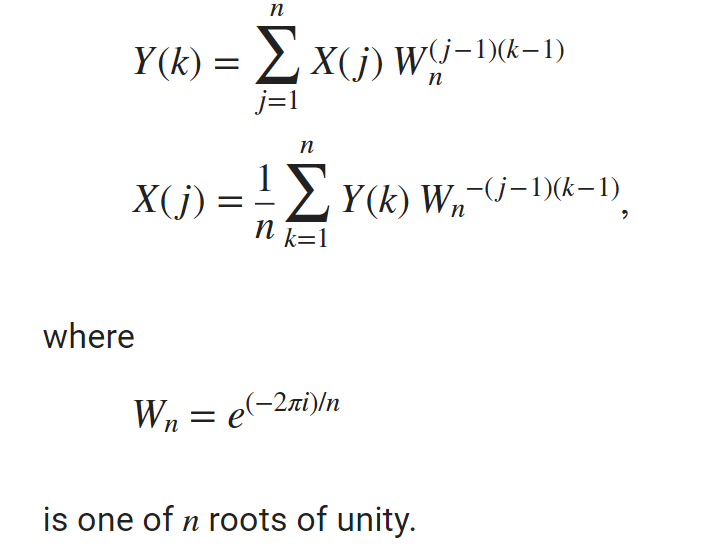
%> input picture FourierSeriesAndTransforms/images/DFT_MATLAB.png, 727 x 559 px
$ octave FourierSeriesAndTransforms.m   (GNU Octave 9; MATLAB toolbox functions it lacks are replaced by stand-ins)
%> lines starting %> are read from the running program, lines starting %| are printed output that depends on the picture
%% Fourier Series And Transforms
%% Clearing the workspace
close all;
clear;
clc;

%% 1. Introduction to DFT and FFT (applicable approach)

% In MATLAB both frequency and time axis are discrete. So we should use an
% operation that is applicable to discrete signals. Just fourier series of
% discrete signals has this property.
figure;
imshow("./images/DFT_MATLAB.png");

%% 2. Fourier Series of Discrete Time Signals
N = 1e1;
n = -N:N;
N0 = 5;
M0 = 3;
w0 = 2 * pi / N0;
w = M0 * w0;

x = sin(w * n);

figure('Name', 'Discrete Time Signal');
stem(n, x, 'LineWidth', 1.5);
xlabel('Time (s)');
ylabel('Amplitude');
title('Discrete Time Signal');
grid on;
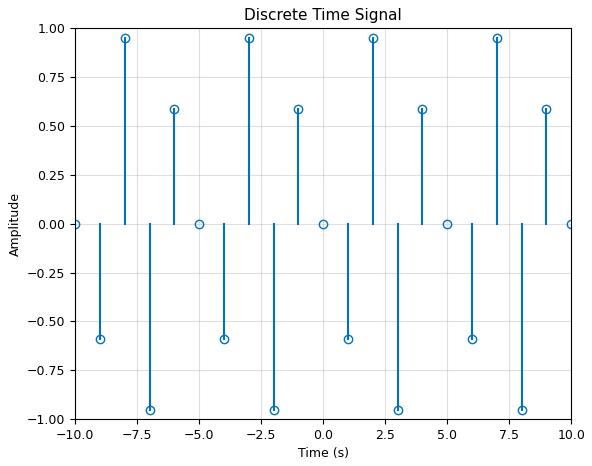
%> figure redrawn from the program's plot data; highest point at x = -8, y = 0.951

a_k = fft(x(1:N0)) / N0;
k = n(1:N0);
figure('Name', 'Fourier Series of Discrete Time Signal');
stem(k, imag(a_k), 'LineWidth', 1.5);
xlabel('k');
ylabel('Amplitude');
title('Fourier Series of Discrete Time Signal');
grid on;
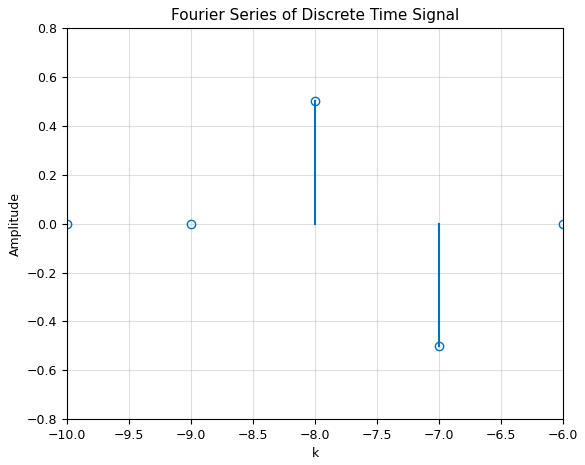
%> figure redrawn from the program's plot data

% Reconstructing the signal from the Fourier series
kernel = exp(1j * w0 * k' * n);
x_reconstructed = a_k * kernel;

figure('Name', 'Reconstructed Discrete Time Signal');
subplot(2, 1, 1);
stem(n, x, 'LineWidth', 1.5);
xlabel('Time (s)');
ylabel('Amplitude');
title('Original Discrete Time Signal');
grid on;
subplot(2, 1, 2);
stem(n, real(x_reconstructed), 'LineWidth', 1.5);
xlabel('Time (s)');
ylabel('Amplitude');
title('Reconstructed Discrete Time Signal');
grid on;
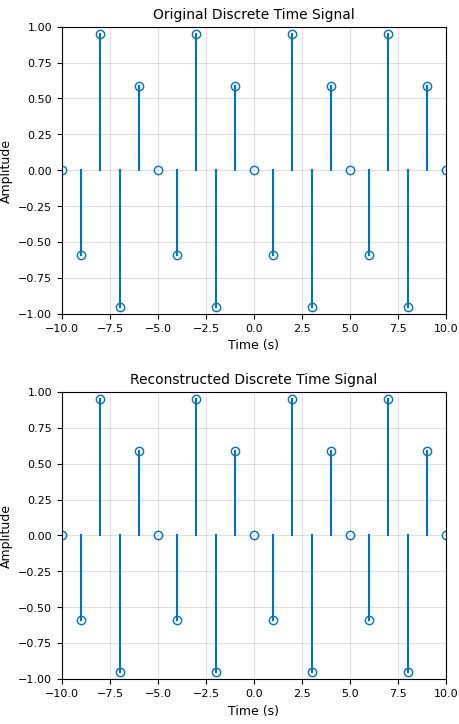
%> figure redrawn from the program's plot data, 2 panels; panel 1: highest point at x = -8, y = 0.951

%% 3. Fourier Transform of Discrete Time Signals (DTFT)

% The Fourier transform of a discrete time signal is a periodic signal with
% the period of 2 * pi. The Fourier transform of a discrete time signal is
% defined in the interval -pi to pi.

N = 1e3;
n = 0:N;

a = 0.5;
x = a .^ n;

figure('Name', 'Discrete Time Signal');
stem(n, x, 'LineWidth', 1.5);
xlabel('Time (s)');
ylabel('Amplitude');
title('Discrete Time Signal');
grid on;
xlim([-10, 10]);
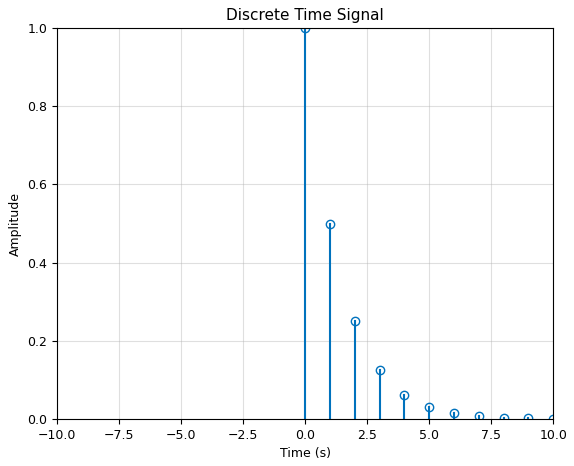
%> figure redrawn from the program's plot data; highest point at x = 0, y = 1

w_axis = linspace(-pi, pi, 1e3);
DTFT_x = x * exp(-1j * n' * w_axis);

figure('Name', 'DTFT of Discrete Time Signal');
subplot(2, 1, 1);
plot(w_axis, abs(DTFT_x), 'LineWidth', 1.5);
xlabel('Frequency (rad/s)');
ylabel('Amplitude');
title('Absolute Value of DTFT');
xlim([-pi pi]);
xticks([-pi, -pi / 2, 0, pi / 2, pi]);
xticklabels({'-\pi', '-\pi/2', '0', '\pi/2', '\pi'});
grid on;

subplot(2, 1, 2);
plot(w_axis, angle(DTFT_x), 'LineWidth', 1.5);
xlabel('Frequency (rad/s)');
ylabel('Phase');
xlim([-pi pi]);
xticks([-pi, -pi / 2, 0, pi / 2, pi]);
xticklabels({'-\pi', '-\pi/2', '0', '\pi/2', '\pi'});
title('Phase of DTFT');
grid on;
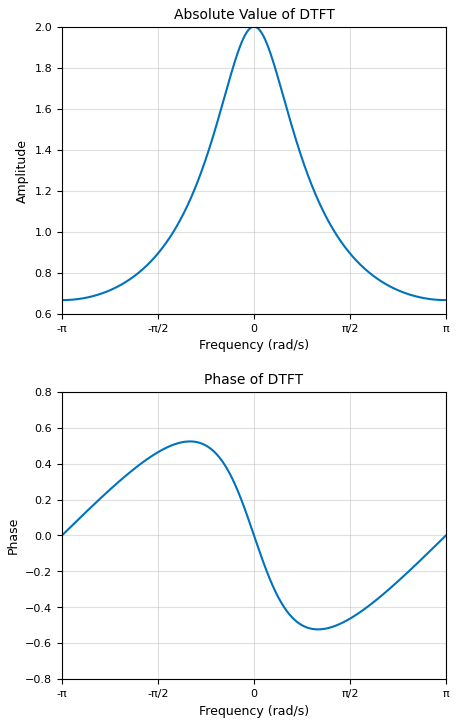
%> figure redrawn from the program's plot data, 2 panels; panel 1: curve peaks at x = -0.00314, y = 2; panel 2: curve peaks at x = -1.05, y = 0.524

%% 4. Fourier Transform of Continuous Time Signals
% Considerations:
% 1. Both positive and negative part of time axis should be considered.
% 2. Nyquist theorem should be considered.
% 3. The main part of the signal should be included in the time axis.
% (For periodic signals, the main part is the period of the signal.)

% Increasing the number of samples -> Detecting higher frequencies
% Increasing time axis interval -> higher frequency resolution

% The amplitude of the frequency spectrum is not that important.

% Loweest non-zero frequency -> period = interval of time axis

fs = 1e3;
t = -1:1 / fs:1;
f0 = 10;
x = cos(2 * pi * f0 * t);

FT_x = fft(x);
f_axis = linspace(-fs / 2, fs / 2, length(FT_x));

figure('Name', 'Fourier Transform of Continuous Time Signal');
plot(f_axis, abs(FT_x), 'LineWidth', 1.5);
xlabel('Frequency (Hz)');
ylabel('Amplitude');
title('Fourier Transform of Continuous Time Signal');
grid on;
%> figure, not shown here; curve peaks at x = -490, y = 1000.6

% FFT formula  in matlab is not the same as the definition of fft formula; It is the same as
% the definition of fftshift. so we should use fftshift to shift the
% frequency axis to the center.
% DFT of a signal is a periodic signal with the period of fs.
% fft function in matlab calculates the fft in the interval 0 to fs.
% fftshift function calculates the fft in the interval -fs / 2 to fs / 2.

% For more accurate results, we should use a longer time axis.
fs = 1e3;
N = 1e3;
t = -N:1 / fs:N;
f0 = 10;
x = cos(2 * pi * f0 * t);

FT_x = (1 / fs) * fftshift(fft(x));
f_axis = linspace(-fs / 2, fs / 2, length(FT_x));

figure('Name', 'Fourier Transform of Continuous Time Signal');
plot(f_axis, abs(FT_x), 'LineWidth', 1.5);
xlabel('Frequency (Hz)');
ylabel('Amplitude');
title('Fourier Transform of Continuous Time Signal');
xlim([-20, 20]);
grid on;
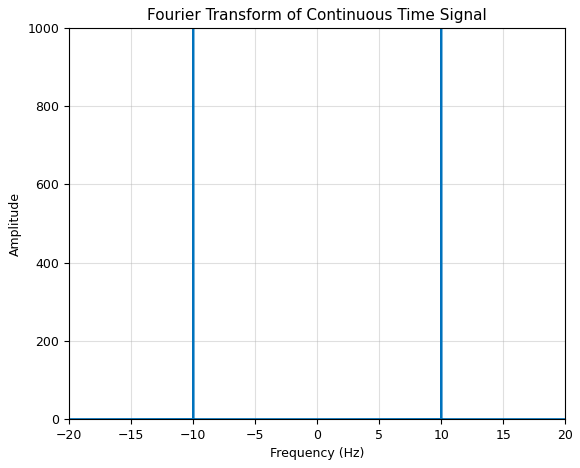
%> figure redrawn from the program's plot data; curve peaks at x = -10, y = 999.8

% Question: Why the delta function in frequency have different maximum value?

%% 5. Fourier Series of Continuous Time Signals
fs = 1e4;
T_eq = 1e2;
t = -T_eq:1 / fs:T_eq;
T0 = 0.5;
duty_cycle = 0.25;
square_wave = square(2 * pi * t / T0, duty_cycle * 100);

FT_square_wave = fftshift(fft(square_wave(1:fs * T0))) / (fs * T0);

m0 = 1 + floor((fs * T0) / 2);
N = 1e2;
a_n = FT_square_wave(m0 - N:m0 + N);
n = -N:N;
figure('Name', 'Fourier Series of Square Wave');
stem(n, real(a_n), 'LineWidth', 1.5);
xlabel('n');
ylabel('Amplitude');
title('Fourier Series of Square Wave');
grid on;
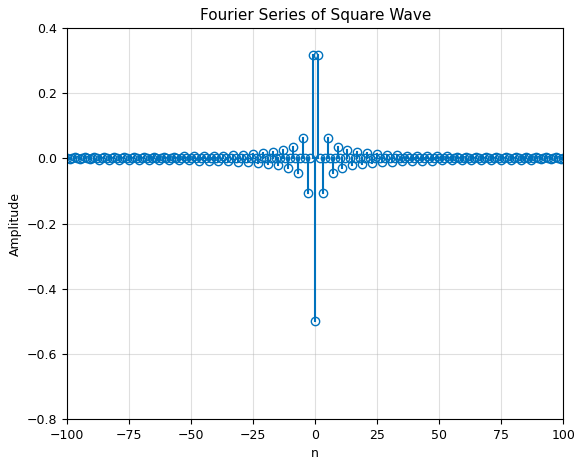
%> figure redrawn from the program's plot data; highest point at x = -1, y = 0.319

% Reconstructing the square wave from the Fourier series
%> (the run ends here)
